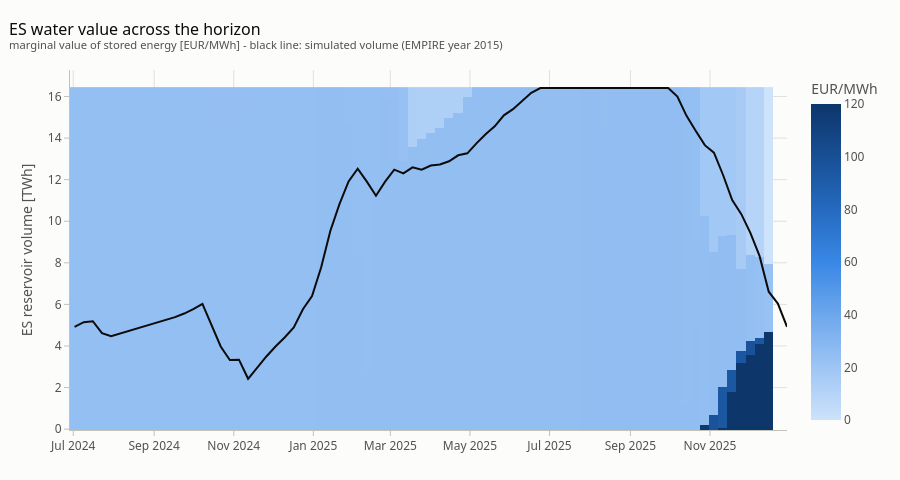

This figure's notebook cell:
### Markdown cell above
## Value function and water values

The cuts give the expected cost-to-go over the three reservoir states.  The **water
value** is the negative slope of the binding cut: `a_1` for the Spanish reservoir,
`a_0` for the French one (the EU term is already folded into `b`).

### Code cell
# ES water value surface over (week, V_ES), FR/EU terms at their trajectory values
stages = np.arange(0, int(cuts.Timestep.max()))
vgrid  = np.linspace(0, VMAX_ES, 200)
wv     = np.full((len(stages), len(vgrid)), np.nan)
for i, s in enumerate(stages):
    g = cuts[cuts.Timestep == s]
    val = g.b.values[:, None] + g.a_1.values[:, None] * vgrid[None, :]
    wv[i] = -g.a_1.values[np.argmax(val, axis=0)]

traj = vol.iloc[::168]
fig = go.Figure()
fig.add_heatmap(x=week_date(stages), y=vgrid / 1e6, z=np.clip(wv.T, 0, 120),
                colorscale=SEQSC, colorbar=dict(title="EUR/MWh", outlinewidth=0),
                hovertemplate="week of %{x|%d %b %Y}<br>V_ES %{y:.1f} TWh<br>water value %{z:.1f} EUR/MWh<extra></extra>")
fig.add_scatter(x=traj.date, y=traj[V_ES] / 1e6, mode="lines", name="simulated trajectory",
                line=dict(color=INK, width=2))
style(fig, "ES water value across the horizon",
      "marginal value of stored energy [EUR/MWh] - black line: simulated volume (EMPIRE year 2015)", h=480)
fig.update_yaxes(title_text="ES reservoir volume [TWh]")
fig.update_layout(hovermode="closest")
fig.show()
